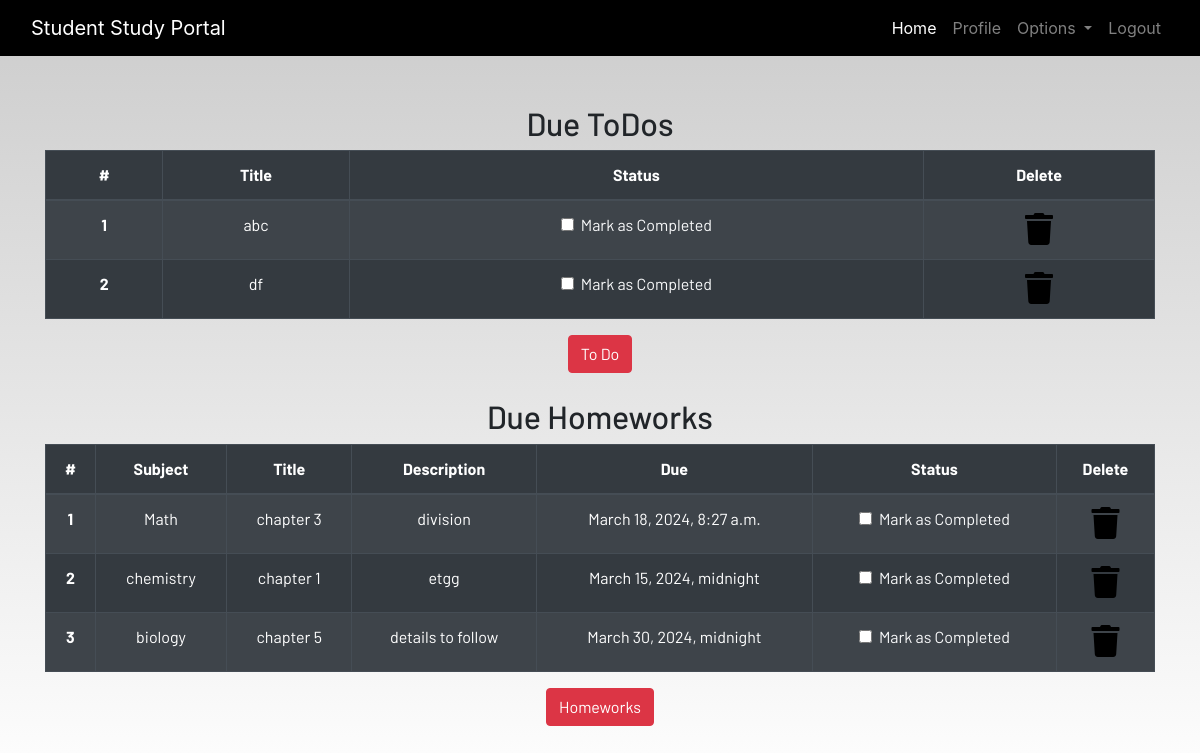
/profile/ (signed in), run on the app's committed database.
### myApp/models.py (models this page shows, shortened)
class Todo(models.Model):
    user = models.ForeignKey(User, on_delete=models.CASCADE)
    title = models.CharField(max_length=200)
    is_finished = models.BooleanField(default=False)

class Homework(models.Model):
    user = models.ForeignKey(User, on_delete=models.CASCADE)
    subject = models.CharField(max_length=50)
    title = models.CharField(max_length=100)
    description = models.TextField()
    due = models.DateTimeField()
    is_finished = models.BooleanField(default=False)

### myApp/views.py (the view)
# urls.py: path('profile/', dash_view.profile, name='profile'),
@login_required
def profile(request):
    homeworks = Homework.objects.filter(is_finished=False, user=request.user)
    todos = Todo.objects.filter(is_finished=False, user=request.user)
    if len(homeworks) == 0:
        homeworks_done = True
    else:
        homeworks_done = False
    if len(todos) == 0:
        todos_done = True
    else:
        todos_done = False
    context = {
        'homeworks': zip(homeworks, range(1, len(homeworks)+1)),
        'todos': zip(todos, range(1, len(todos)+1)),
        'homeworks_done': homeworks_done,
        'todos_done': todos_done,
        }
    return render(request, 'myApp/profile.html', context)

### myApp/templates/myApp/profile.html
{% extends 'myApp/base.html' %} {% load static %}
{% load crispy_forms_tags%}
{% block content %}
<section class="text-center">
    <div class="container">
        {% if not todos_done %}
        <h2>Due ToDos</h2>
        <table class="table table-striped table-bordered table-hover table-dark">
            <thead>
                <tr>
                    <th scope="col">#</th>
                    <th scope="col">Title</th>
                    <th scope="col">Status</th>
                    <th scope="col">Delete</th>
                </tr>
            </thead>
            <tbody>
                <tr>
                    {% for todo,serial in todos %}
                    <th scope="row">{{serial}}</th>
                    <td>{{todo.title}}</td>
                    <td>
                        <a href="{% url 'update-todo' todo.id %}">
                            <div class="form-check">
                                {%if todo.is_finished == True%}
                                <input class="form-check-input" type="checkbox" value="" checked id={{todo.id}}>
                                {%else%}
                                <input class="form-check-input" type="checkbox" value="" id={{todo.id}}>
                                {%endif%}
                                <label class="form-check-label text-light" for="flexCheckDefault">
                                    Mark as Completed
                                </label>
                            </div>
                        </a>
                    </td>
                    <td><a href="{% url 'delete-todo' todo.id%}"><i class="fa fa-trash fa-2x"></i></a></td>
                </tr>
                {%endfor%}
            </tbody>
        </table>
        {% else %}
        <h3>All To dos are completed!!!!</h3>
        {% endif %}
        <a href="{% url 'todo' %}" class="btn btn-danger">To Do</a>
        <br><br>
        {% if not homeworks_done %}
        <h2>Due Homeworks</h2>
        <table class="table table-striped table-bordered table-hover table-dark">
            <thead>
                <tr>
                    <th scope="col">#</th>
                    <th scope="col">Subject</th>
                    <th scope="col">Title</th>
                    <th scope="col">Description</th>
                    <th scope="col">Due</th>
                    <th scope="col">Status</th>
                    <th scope="col">Delete</th>
                </tr>
            </thead>
            <tbody>
                <tr>
                    {% for homework,serial in homeworks %}
                    <th scope="row">{{serial}}</th>
                    <td>{{homework.subject}}</td>
                    <td>{{homework.title}}</td>
                    <td>{{homework.description}}</td>
                    <td>{{homework.due}}</td>
                    <td>
                        <a href="{% url 'update-homework' homework.id %}">
                            <div class="form-check">
                                {%if homework.is_finished == True%}
                                <input class="form-check-input" type="checkbox" value="" checked id={{todo.id}}>
                                {%else%}
                                <input class="form-check-input" type="checkbox" value="" id={{todo.id}}>
                                {%endif%}
                                <label class="form-check-label text-light" for="flexCheckDefault">
                                    Mark as Completed
                                </label>
                            </div>
                        </a>
                    </td>
                    <td><a href="{% url 'delete-homework' homework.id%}"><i class="fa fa-trash fa-2x"></i></a></td>
                </tr>
                {%endfor%}
            </tbody>
        </table>
        {% else %}
        <h3>All To homeworks are completed!!!!</h3>
        {% endif %}
        <a href="{% url 'homework' %}" class="btn btn-danger">Homeworks</a>
    </div>
</section>
{% endblock content %}

### myApp/templates/myApp/base.html (shortened to what this page needs)
<!DOCTYPE html>
{% load static %}
<html lang="en">
<head>
  <link rel="stylesheet" href="https://stackpath.bootstrapcdn.com/bootstrap/4.3.1/css/bootstrap.min.css"
 />
  <link rel="stylesheet" href="https://use.fontawesome.com/releases/v5.7.2/css/all.css"
 />
  <link rel="stylesheet" href="{% static 'css/main.css' %}" />
  <link rel="stylesheet" type="text/css" href="{% static 'css/main.css' %}">
</head>
<body>
  <header>
    <nav class="navbar navbar-expand-lg navbar-dark bg-dark">
      <div class="container-fluid">
        <a class="navbar-brand" href="#">Student Study Portal</a>
        <div class="collapse navbar-collapse justify-content-end" id="navbarSupportedContent">
          <ul class="navbar-nav mb-2 mb-lg-0">
            <li class="nav-item">
              <a class="nav-link active" aria-current="page" href="{% url 'home'%}">Home</a>
            </li>
            <li class="nav-item">
              <a class="nav-link" href="{% url 'profile'%}">Profile</a>
            </li>
            {% if user.is_authenticated %}
            <li class="nav-item dropdown">
              <a class="nav-link dropdown-toggle" href="#" id="navbarDropdown" role="button" data-toggle="dropdown"
                aria-haspopup="true" aria-expanded="false">
                Options
              </a>
            </li>
            <li class="nav-item">
              <a class="nav-link" href="{% url 'logout'%}">Logout</a>
            </li>
            {% endif %}
          </ul>
        </div>
      </div>
    </nav>
  </header>
  <br /><br />
  <main>
    {% block content %}
    {% endblock content %}
  </main>
</body>
</html>

### static/css/main.css (style rules this page uses)
html { scroll-behavior: smooth; height: 100%; width: 100%; }
main { font-family: Barlow, Quicksand, Rubik, sans-serif, serif, 'Times New Roman', Times, serif !important; }
.navbar { background-color: rgb(0, 0, 0) !important; }
a { text-decoration: none !important; color: black; }
html, body { max-width: 100%; overflow-x: hidden; height: 100%; width: 100%; }
body { background: linear-gradient(rgba(0, 0, 0, 0.2), rgba(255, 255, 255, 0.5)); overflow-x: hidden; background-repeat: no-repeat; }
.fa { color: black; }

### data on the page
Todo: serial "1", title "abc"
Todo: serial "2", title "df"
Homework: user "1", subject "Math", title "chapter 3", description "division", due "March 18, 2024, 8:27 a.m."
Homework: serial "2", subject "chemistry", title "chapter 1", description "etgg", due "March 15, 2024, midnight"
Homework: serial "3", subject "biology", title "chapter 5", description "details to follow", due "March 30, 2024, midnight"
